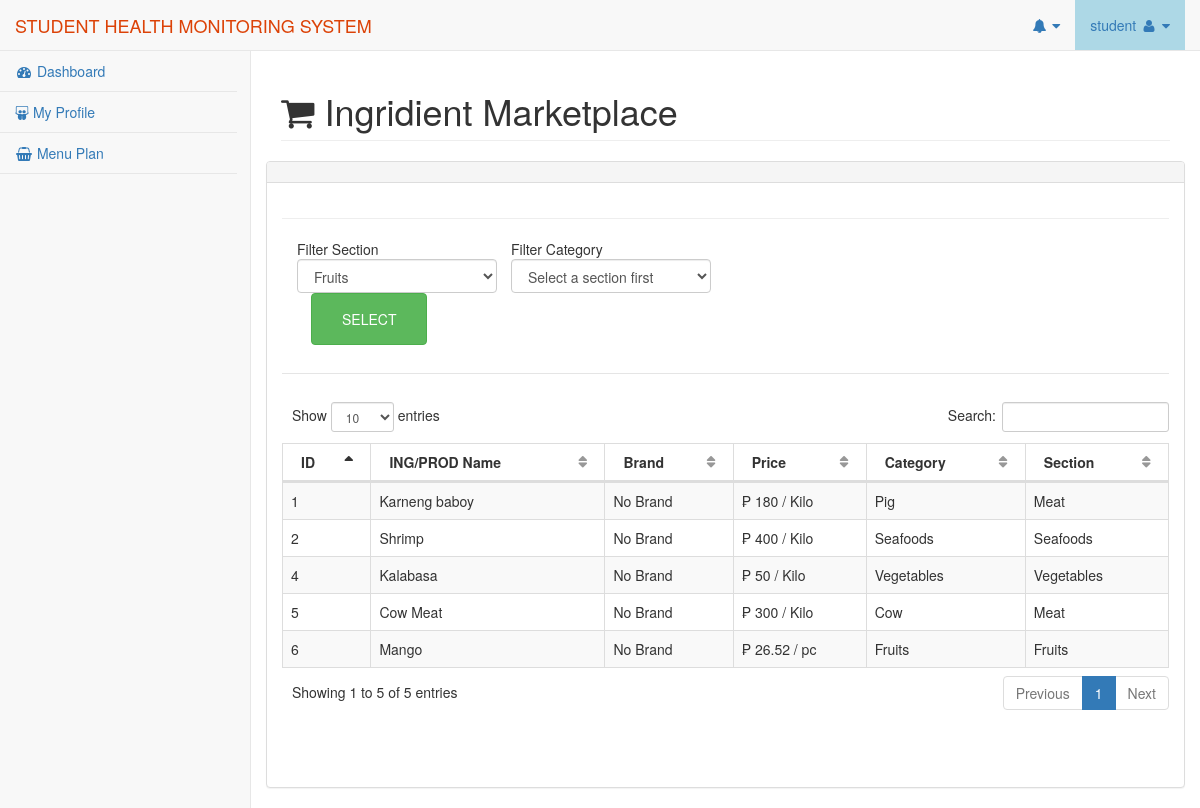
The page /pages/ingridient-marketplace.php (signed in) on the database its author committed.
### tables this page shows
CREATE TABLE IF NOT EXISTS `marketplace` (
  `id` int(11) NOT NULL AUTO_INCREMENT,
  `name` varchar(255) NOT NULL,
  `ing_brand` varchar(250) NOT NULL,
  `price` float NOT NULL,
  `in_unit` varchar(255) NOT NULL,
  `ing_section` varchar(255) NOT NULL,
  `ing_category` varchar(255) NOT NULL,
  `date_modified` date NOT NULL,
  `deleted` tinyint(2) NOT NULL DEFAULT '0',
  PRIMARY KEY (`id`)
);

### pages/ingridient-marketplace.php (the view, shortened to what this page needs)
<?php
  include '../template/header.php';
?>
 <div id="page-wrapper">
        <div class="row">
            <div class="col-lg-12">
                <h1 class="page-header"> <i class="fa fa-shopping-cart"></i> Ingridient Marketplace </h1>
            </div>
        </div>
            <div class="row">
                    <div class="panel panel-default">
                        <div class="panel-heading">
                        </div>
                        <div class="panel-body">
                        <div class="col-lg-12">
                        </div>
                        <hr>
                        <div class="col-lg-8" >
                          <div class="section-area toleft">
                            Filter Section
                            <select id="dd_section" name="dd_section" class="form-control" onchange="showCategory();">
                            <?php
                              $sql = "SELECT ing_section FROM Marketplace ORDER BY id DESC";
                              $result = mysqli_query($mysqli,$sql);
                              if (mysqli_num_rows($result) > 0) {
                                while($row = mysqli_fetch_assoc($result)) {
                                  $section = $row['ing_section'];
                                  echo '<option value="'.$section.'">'.$section.'</option>';
                                }
                              }
                              ?>
                            </select>
                          </div>
                          <div class="category-area toleft">
                              Filter Category
                                <select name="dd_category" class="form-control">
                                <option value="0">Select a section first</option>
                                </select>
                          </div>
                          <div class="toleft btn-left">
                            <button class="btn btn-success" style="padding: 15px 30px;" onclick="showTableFiltered()"> SELECT</button>
                          </div>
                        </div>
                          <div class="table-preview separator col-lg-12">
                            <table width="100%" class="table table-striped table-bordered table-hover" id="dataTables-example">
                                <thead>
                                    <tr>
                                        <th>ID</th>
                                        <th>ING/PROD Name</th>
                                        <th>Brand</th>
                                        <th>Price</th>
                                        <th>Category</th>
                                        <th>Section</th>
                                    </tr>
                                </thead>
                                <tbody>
                                 <?php
                                  $sql = "SELECT * FROM Marketplace WHERE deleted = 0";
                                  $result = mysqli_query($mysqli,$sql);
                                  if (mysqli_num_rows($result) > 0) {
                                      while($row = mysqli_fetch_assoc($result)) {
                                        $priceNunit = '&#x20B1; '.$row['price']. ' / '. $row['in_unit'];
                                          echo '<tr onclick="javascript:showMarketModal(this);">';
                                          echo '<td>'.$row['id'].'</td>';
                                          echo '<td>'.$row['name'].'</td>';
                                          echo '<td>'.$row['ing_brand'].'</td>';
                                          echo '<td>'.$priceNunit.'</td>';
                                          echo '<td>'.$row['ing_category'].'</td>';
                                          echo '<td>'.$row['ing_section'].'</td>';
                                          echo "</tr>";
                                      }
                                  }
                                ?>
                                </tbody>
                            </table>
                            </div>
                        </div>
                    </div>
                </div>
            </div>
 </div>
<?php
  include '../template/footer.php';
?>

### template/header.php (style rules this page uses)
select, textarea, input[type="text"], input[type="password"], input[type="datetime"], input[type="datetime-local"], input[type="date"], input[type="month"], input[type="time"], input[type="week"], input[type="number"], input[type="email"], input[type="url"], input[type="search"], input[type="tel"], input[type="color"], .uneditable-input { min-height: 30px !important; margin-bottom: 0; }

### pages/ingridient-marketplace.php (style rules this page uses)
table tr { cursor: pointer; }
.separator { margin: 2em 0; padding: 2em 0; border-top: 1px solid rgba(0,0,0,0.1); }
.toleft { float: left; width: 200px; }
.toleft.category-area,.btn-left { margin-left: 1em; }

### rows shown on the page
marketplace: id "1", name "Karneng baboy", ing_brand "No Brand", priceNunit "₱ 180 / Kilo", ing_category "Pig", ing_section "Meat"
marketplace: id "2", name "Shrimp", ing_brand "No Brand", priceNunit "₱ 400 / Kilo", ing_category "Seafoods", ing_section "Seafoods"
marketplace: id "4", name "Kalabasa", ing_brand "No Brand", priceNunit "₱ 50 / Kilo", ing_category "Vegetables", ing_section "Vegetables"
marketplace: id "5", name "Cow Meat", ing_brand "No Brand", priceNunit "₱ 300 / Kilo", ing_category "Cow", ing_section "Meat"
marketplace: id "6", name "Mango", ing_brand "No Brand", priceNunit "₱ 26.52 / pc", ing_category "Fruits", ing_section "Fruits"

### other values the page prints
$name_User "student"
form field dd_section "Fruits"
